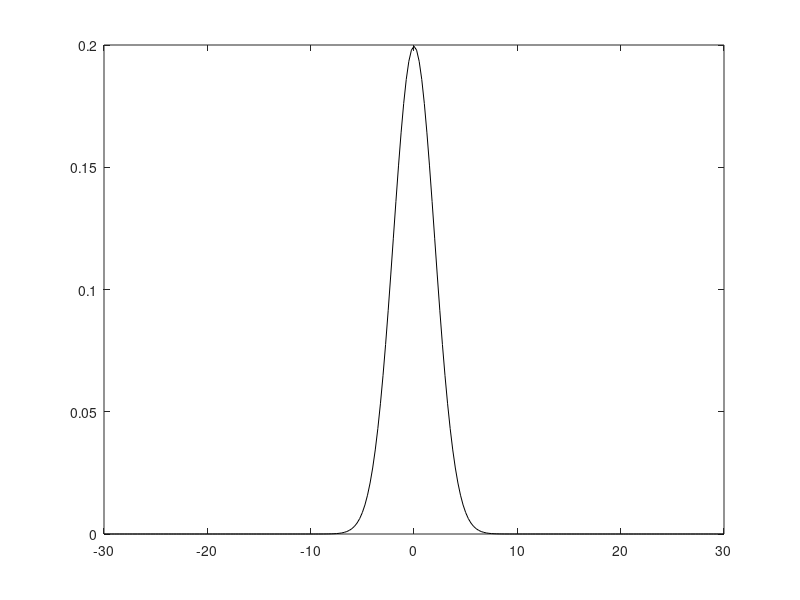

MATLAB code to generate this figure: (Note: this script raises an error after producing the figure.)
%% fLm propagator from A. Bovet et al. NF 2014
% A. Bovet 22.11.13
% Apply the fLm propagator to any initial conditions

clear x n0 n t t0
%% test case initial distribution
% spatial range
x=[-30:.25:30];

% initial distribution n_0(x)
x0=0;
n0=normpdf(x,x0,2);

% time range
t=[10 20 30];

figure
plot(x,n0,'k')
%% center and symmetrize the domain for the convolution to work
x0=sum(n0.*x)/sum(n0);

x=x-x0;
if abs(x(1))>abs(x(end))
    [~,ind]=min(abs(x+x(end)));
    x=x(ind:end);
    n0=n0(ind:end);
else
    [~,ind]=min(abs(x+x(1)));
    x=x(1:ind);
    n0=n0(1:ind);
end
%%
% tranport exponents
alpha=0.94667;
beta=0.56075;
gam=2*beta/alpha
H=gam/2

K=0.86365; % diffusivity (fractional) in the units used in the optimizer [L^alpha/T^beta]

clear gamma
% scale factor of the Levy dist
sigma=K^(1/alpha)*gamma((beta-1)/alpha+1);
%sigma=1;

skew=-0.0034855;

% factor
c=beta^(1/alpha)*gamma((beta-1)/alpha+1);

V=0.0; % be careful, not ok when the distribution reaches the spatial boundaries

%% convolution with initial condition

% n(x,t)
n_c=zeros(length(x),length(t));

dx=mean(diff(x));

parfor i=1:length(t)
    n_c(:,i)=conv(n0,c/((t(i))^(beta/alpha))*stblpdf(c*(x-V*t(i))/((t(i))^(beta/alpha)),alpha,skew,sigma,0),'same')*dx;
end

hold on
for i=1:length(t)
    plot(x,n_c(:,i),'g');
end

%% propagate with dirac initial condition

x=[-30:.01:30];
x0=0;

% time range
t=[1:9];

n_c=zeros(length(x),length(t));
parfor i=1:length(t)
    n_c(:,i)=c/((t(i))^(beta/alpha))*stblpdf(c*(x-x0)/((t(i))^(beta/alpha)),alpha,0,sigma,0);
end

clear plt h ha
h=figure('Units', 'pixels', ...
    'Position', [100 100 450 400],'color','w');

ha=axes;
hold on

plt=plot(x,n_c,'k')

blue=[52 55 150]/255;
red=[170 20 20]/255;
set(plt,'color',blue)
set(plt,'Linewidth',1)
set(ha,'Box','on')
set(ha,'Fontsize',14,'Fontname','Helvetica','Linewidth',1.2)
set(txt,'Fontsize',14,'Fontname','Helvetica')

%% variance
clear vars
for i=1:length(t)
    vars(i)=sum(n_c(:,i)'.*(x.^2))/sum(n_c(:,i));
end
%%
figure;
plot(t,vars)
figure
loglog(t,vars)

%% s-th moment
clear mom mom0
s=2;

threshold=0.001;
for i=1:length(t)
    mom(i) = fractional_moment(x,n_c(:,i),s,threshold);
end
mom0=fractional_moment(x,n0,s,threshold);

%%
figure;
plot(t-t0,mom-mom0)
figure
loglog(t-t0,mom-mom0)

